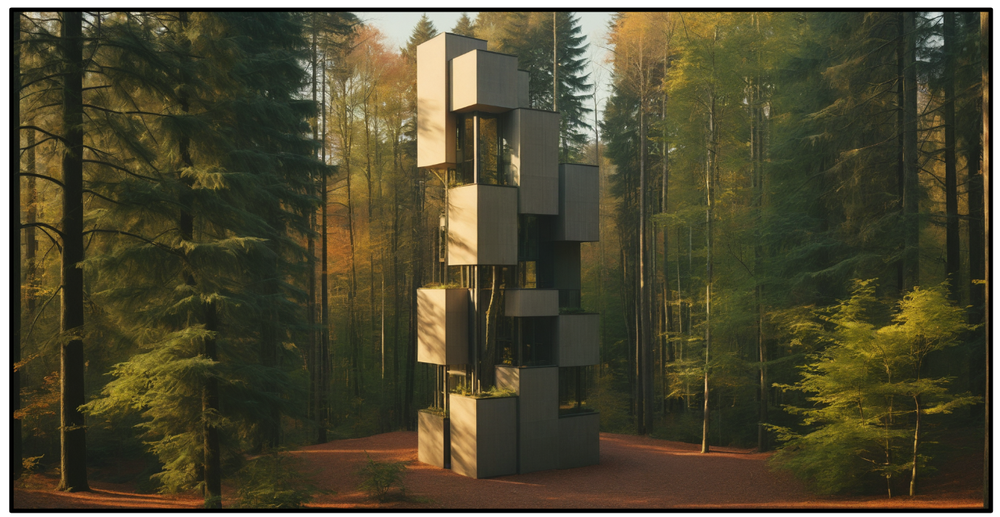
#> input picture imageSeg/data/test/image.png, 1000 x 517 px, shrunk from 1382 x 715 before the run, found by its file name; its folder holds only this picture in this run
$ python getImg.py
#> lines starting #> are read from the running program, lines starting #| are printed output that depends on the picture; after the words box and inside, x2 and y2 are one past the last pixel; in counts of white or black regions, pixels touching at a corner belong together
#> further down, image is the input picture: shape (517, 1000, 3); mean B, G, R 50.2, 73.7, 78.4
import cv2
import numpy as np
import matplotlib.pyplot as plt
import os

border_colour = (255, 255, 255)

def display_images_grid(images, titles, rows, cols):
    plt.figure(figsize=(15, 10))
    for i, (img, title) in enumerate(zip(images, titles)):
        plt.subplot(rows, cols, i+1)
        if len(img.shape) == 2:
            plt.imshow(img, cmap='gray')
        else:
            plt.imshow(cv2.cvtColor(img, cv2.COLOR_BGR2RGB))
        plt.title(title)
        plt.axis('off')
    plt.tight_layout()
    plt.show()


def cleanImg(img):
    gray = cv2.cvtColor(img, cv2.COLOR_BGR2GRAY)
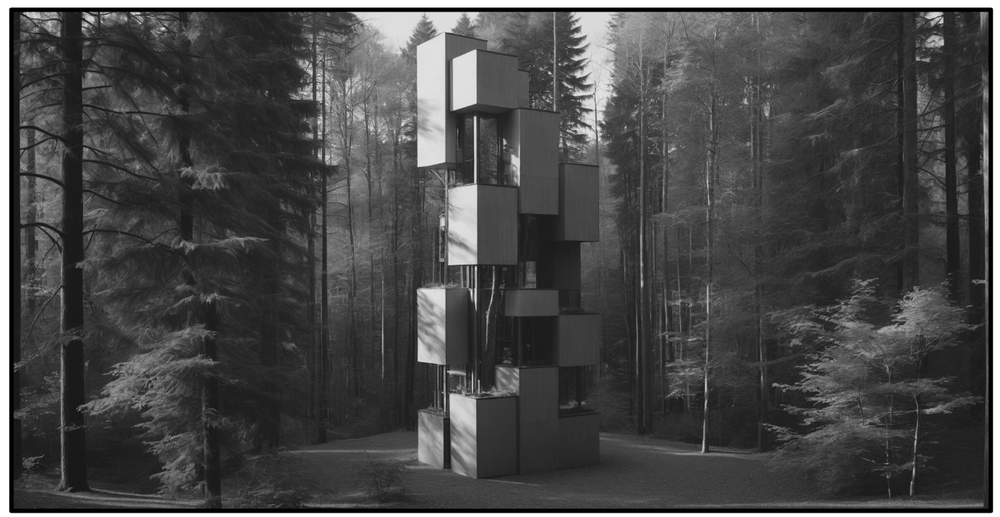
#> gray: shape (517, 1000); min 0, max 255, mean 72.4
    blurred = cv2.GaussianBlur(gray, (5, 5), 0)
    edges = cv2.Canny(blurred, 50, 150)
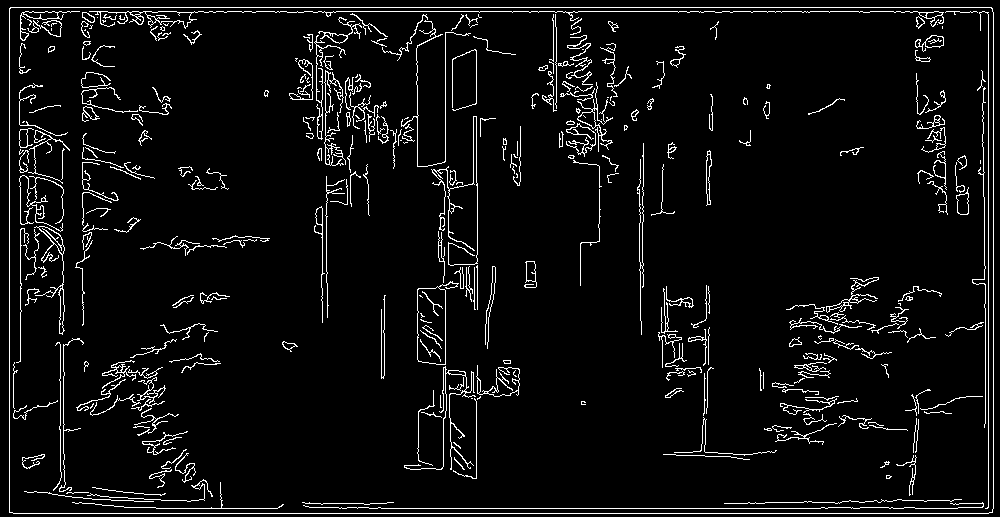
#> edges: shape (517, 1000); 5.4% white in thin lines or dots
    contours, _ = cv2.findContours(edges, cv2.RETR_EXTERNAL, cv2.CHAIN_APPROX_SIMPLE)
#> contours = 1 contour; box (x1, y1, x2, y2) and area: (9, 7, 994, 514) 497887
    contour = max(contours, key=cv2.contourArea)
#> contour = contour of 14 points, box (x1, y1, x2, y2) (9, 7, 994, 514), area 497887
    epsilon = 0.02 * cv2.arcLength(contour, True)
#> epsilon = 59.53
    approx = cv2.approxPolyDP(contour, epsilon, True)
#> approx = [[9, 8], [9, 512], [992, 512], [991, 7]]

    aligned_image = None
    if (len(approx) == 4):
        points = approx.reshape(4,2)
#> points = [[9, 8], [9, 512], [992, 512], [991, 7]]

        def sort_points(pts):
            sorted_pts = pts[np.argsort(pts[:, 1])]
#> sorted_pts = [[991, 7], [9, 8], [9, 512], [992, 512]]
            top_pts = sorted_pts[:2][np.argsort(sorted_pts[:2,0])]
#> top_pts = [[9, 8], [991, 7]]
            bottom_pts = sorted_pts[2:][np.argsort(sorted_pts[2:,0])]
#> bottom_pts = [[9, 512], [992, 512]]
            return np.array([top_pts[0], top_pts[1], bottom_pts[1], bottom_pts[0]])

        sorted_points = sort_points(points)
#> sorted_points = [[9, 8], [991, 7], [992, 512], [9, 512]]

        width = max(np.linalg.norm(sorted_points[2] - sorted_points[3]), np.linalg.norm(sorted_points[1] - sorted_points[0]))
#> width = 983
        height = max(np.linalg.norm(sorted_points[1] - sorted_points[2]), np.linalg.norm(sorted_points[0] - sorted_points[3]))
#> height = 505
        dst_points = np.array([[0, 0], [width, 0], [width, height], [0, height]], dtype="float32")
#> dst_points = [[0, 0], [983, 0], [983, 505], [0, 505]]

        M = cv2.getPerspectiveTransform(sorted_points.astype('float32'), dst_points)
#> M = [[1, 2.91e-18, -9.03], [0.00102, 1, -8.03], [2.02e-06, 2.02e-06, 1]]
        aligned_image = cv2.warpPerspective(img, M, (int(width), int(height)))
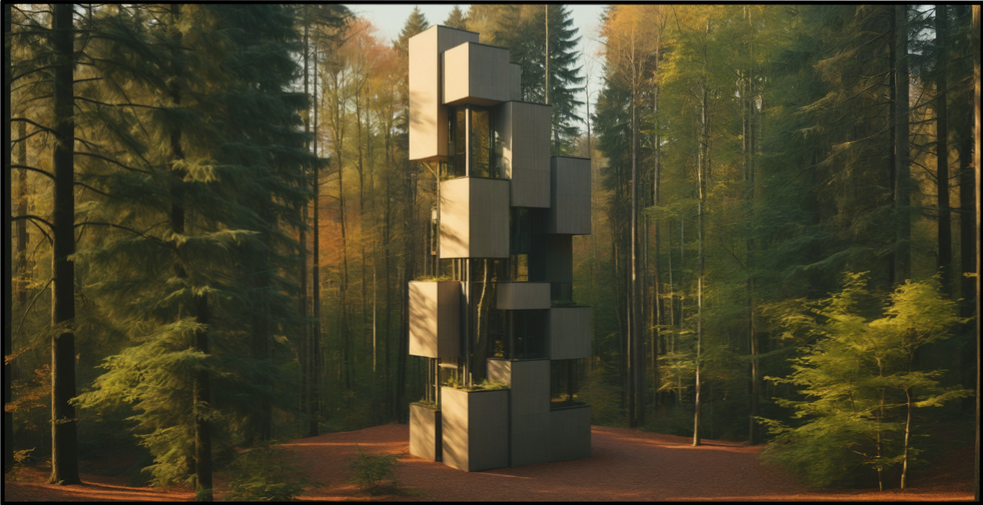
#> aligned_image: shape (505, 983, 3); mean B, G, R 42.4, 66.9, 71.9

        M = cv2.getPerspectiveTransform(sorted_points.astype('float32'), dst_points)
        aligned_image = cv2.warpPerspective(img, M, (int(width), int(height)))

    images = [img, gray, blurred, edges, aligned_image]
    titles = ["Original", "Gray", "Blurred", "Edges", "Aligned"]

    display_images_grid(images, titles, 2, 3)
#> the loop in display_images_grid, `for i, (img, title) in enumerate(zip(images, titles)):` made 5 passes
#> in display_images_grid, `plt.show()`:
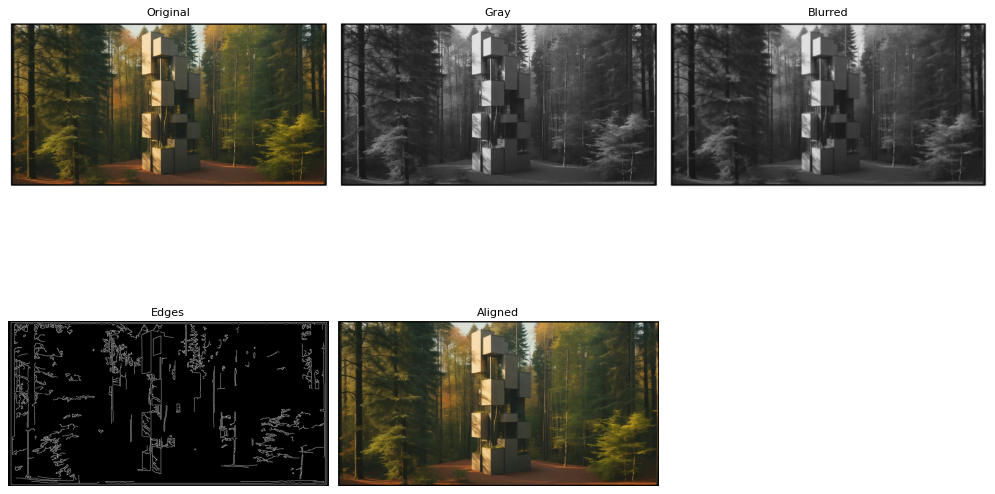
#> figure drawn by matplotlib, 5 panels
    return aligned_image, edges

def display(img, name):
    cv2.imshow(name, img)
    cv2.waitKey(0)
    cv2.destroyAllWindows()

if __name__ == "__main__":
    '''
    img = cv2.imread("./imageSeg/testImgs/phoneTest.jpg")
    orig = cv2.imread("./imageSeg/testImgs/borderTest.jpg")
    control = cv2.imread("./imageSeg/testImgs/plansControl.jpg")

    db, dbEdge = cleanImg(orig)
    test, testEdge = cleanImg(img)
    control, controlEdge = cleanImg(control)


    cv2.imwrite("./imageSeg/testImgs/borderTestCleaned.jpg", db)
    cv2.imwrite("./imageSeg/testImgs/phoneTestCleaned.jpg", test)
    cv2.imwrite("./imageSeg/testImgs/dbEdge.jpg", dbEdge)
    cv2.imwrite("./imageSeg/testImgs/testEdge.jpg", testEdge)
    cv2.imwrite("./imageSeg/testImgs/control.jpg", control)
    cv2.imwrite("./imageSeg/testImgs/controlEdge.jpg", controlEdge)
    '''
    train_path = "./imageSeg/data/test"
    train_imgs = os.listdir(train_path)

    for index, img_name in enumerate(train_imgs):
        img_path = os.path.join(train_path, img_name)
        image = cv2.imread(img_path)

        im, edge = cleanImg(image)
